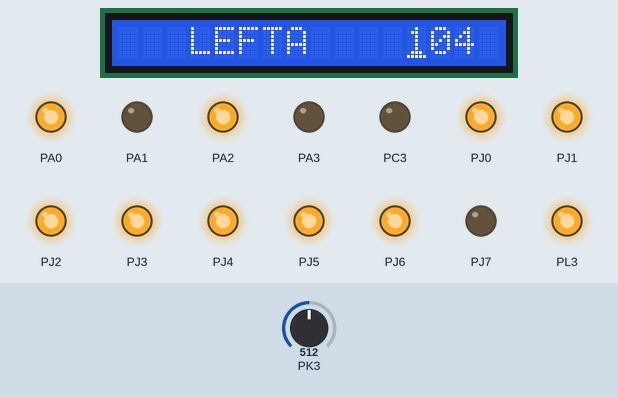
Recording of a program running on a simulated ATmega2560, built with avr-gcc and emulated at 14.7456 MHz. Shown: 16×1 character LCD, output pins drawn as LEDs (lit = HIGH). Wiring (inferred from the names in the program): character LCD (HD44780): RS PC0; R/W PC1; E PC2; data PC4, PC5, PC6, PC7. The inputs (shaded band) are chosen by the test bench; at power-on: PK3 = 512. Pins used as bus, display or sensor lines are not drawn.

Above: at 1.2 s.
1.3 s: PK3 set to 629
4.3 s: PK3 set to 652
At 5.4 s:
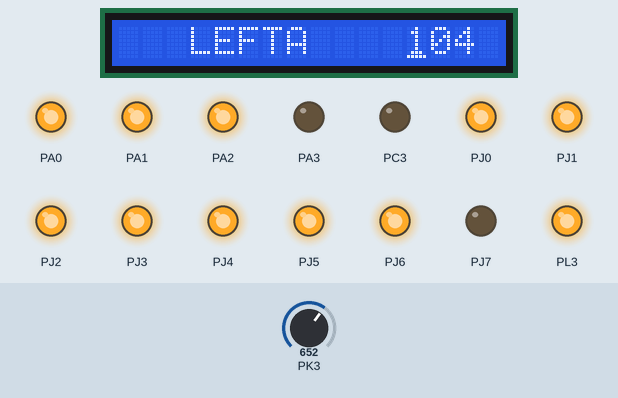
7.3 s: PK3 set to 511
10.3 s: PK3 set to 428
13.3 s: PK3 set to 406
16.3 s: PK3 set to 511
Timing chart, 0 to 19.3 s (numbered marks = the images above; inputs shaded):
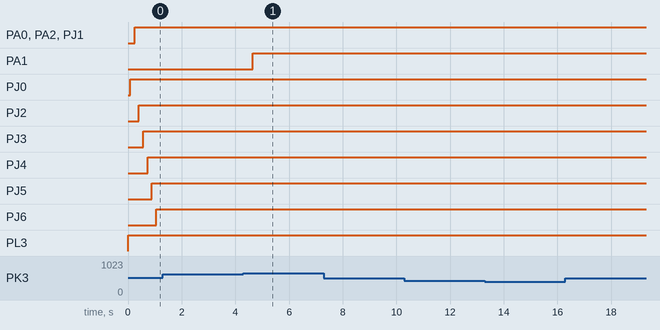

The program:

main.c
```c
#define  F_CPU 14745600
#include <avr/io.h>
#include <avr/interrupt.h>
#include <util/delay.h>
#include "lcd.h"
#include <math.h>

void buzzerBeep();
void lcdPrint(int,int,int);
int noOfOne(int);
void moveForward();
void moveBackward();
void moveLeft();
void moveRight();
void moveStop();
int measureDis();
unsigned char ADC_Conversion(unsigned char Ch);
unsigned int Sharp_GP2D12_estimation(unsigned char adc_reading);
void adc_init();

int main(void)
{
	DDRJ=0xFF;						//Define all led's as output
	PORTJ=0x00;						//Define all led's as low in the beginning
	DDRC=0x08;						//Define 3rd pin of port C as output
	PORTC=0x00;						//Define all pins as low in the beginning of port C
	DDRA |= 0x0F;					//Define Motor Pins as Output
	PORTA &= 0xF0;					//Define Motor Pins as LOW
	DDRL = DDRL | 0x18;				//Setting PL3 and PL4 pins as output for PWM generation
	PORTL = PORTL | 0x18;			//PL3 and PL4 pins are for velocity control using PWM
	////////////////////////////////////////ADC Config Begin///////////////////////////////////////////
	DDRF	= 0x00;		// All Port F pins have to be set as input
	PORTF	= 0x00;		// Write suitable value in the PORT F register to make initial values to be "0"
	DDRK	= 0x00;	// All Port K pins have to be set as input
	PORTK	= 0x00;	// Write suitable value in the PORT K register to make initial values to be "0"
	////////////////////////////////////////ADC Config End/////////////////////////////////////////////
	int ledGraph=0x01;
	int one=0;
	int wordCounter=1;
	lcd_port_config();
	lcd_init();
	adc_init();
	lcd_home();

	while(1){
		while (ledGraph!=(0xFF))
		{
			PORTJ |= ledGraph;
			one++;
//			for(int i=0;i<one;i++){
//				buzzerBeep();
//				_delay_ms(2000);
//			}
			ledGraph = ledGraph << 1;
			ledGraph |= 0x01;
			int dis=measureDis();
			if(dis>=80 && dis<=130){
				moveLeft();
			}else{
				moveForward();
			}
			wordCounter++;
		}
		ledGraph=0x01;
	}
}
unsigned char ADC_Conversion(unsigned char Ch)
{
	unsigned char a;
	if(Ch>7)
	{
		ADCSRB = 0x08;
	}
	Ch = Ch & 0x07;
	ADMUX= 0x20| Ch;
	ADCSRA = ADCSRA | 0x40;		//Set start conversion bit
	while((ADCSRA&0x10)==0);	//Wait for ADC conversion to complete
	a=ADCH;
	ADCSRA = ADCSRA|0x10; //clear ADIF (ADC Interrupt Flag) by writing 1 to it
	ADCSRB = 0x00;
	return a;
}
unsigned int Sharp_GP2D12_estimation(unsigned char adc_reading)
{
	float distance;
	unsigned int distanceInt;
	distance = (int)(10.00*(2799.6*(1.00/(pow(adc_reading,1.1546)))));
	distanceInt = (int)distance;
	if(distanceInt>800)
	{
		distanceInt=800;
	}
	return distanceInt;
}
int measureDis(){
	int value = Sharp_GP2D12_estimation(ADC_Conversion(11));			//Stores Distance calsulated in a variable "value".
	lcd_numeric_value(2, 5, value, 3);  			//Prints Value Of Distanc in MM measured by Sharp Sensor.
    /*
	if(value>=100 && value<200)
	{
		lcd_string(1, 1, "Obstacle is Near:");
		lcd_string(2, 1, ":   ");
	}
	if(value>=200 && value<500)
	{
		lcd_string(1, 1, "Obstacle is Far: ");
		lcd_string(2, 1, "    ");
	}
	if(value>=500 && value<800)
	{
		lcd_string(1, 1, "Obstacle is Very ");
		lcd_string(2, 1, "Far:");
	}
	*/
	return value;
}
void adc_init()
{
	ADCSRA = 0x00;		// Write suitable value in this register to disable ADC during initialization.
	ADCSRB = 0x00;		// Write suitable value in this register for initialization.
	ADMUX  = 0x20;		// Write appropriate value in the ADMUX register to select external Reference voltage (connected to AREF pin)
						// and left adjustment result (LAR) active.
	ACSR   = 0x80;		// Disable the analog comparator (optional)
	ADCSRA = 0x86;		// Write suitable value to this register to enable ADC and to select the required pre-scalar.
}
void moveForward(){
	lcdPrint(1,4,1);
	PORTA |= 0x06;
}
void moveStop(){
	lcdPrint(1,4,5);
	PORTA &= 0x00;
}
void moveBackward(){
	lcdPrint(1,4,2);
	PORTA |= 0x09;
}
void moveLeft(){
	lcdPrint(1,4,3);
	PORTA |= 0x05;
}
void moveRight(){
	lcdPrint(1,4,4);
	PORTA |= 0x0A;
}
void buzzerBeep(){
	PORTC |= (0x08);
	_delay_ms(1000);
	PORTC &= (0x00);
	_delay_ms(1000);
}

void lcdPrint(int row,int coloumn,int direction){
	char forward[10]="FORWARD ";
	char backward[10]="BACKWARD ";
	char left[10]="LEFT ";
	char right[10]="RIGHT ";
	char nothing[10]="STOP ";
	char *ptr;
	switch(direction)
	{
		case 1:
		ptr=forward;
		break;
		case 2:
		ptr=backward;
		break;
		case 3:
		ptr=left;
		break;
		case 4:
		ptr=right;
		break;
		default :
		ptr=nothing;
		break;
	}
	while(*ptr!=' '){
		lcd_wr_char(row,coloumn,*ptr);
		coloumn++;
		ptr++;
	}
}
```

lcd.c
```c
/*
 * lcd.c
 * Created: 10/07/2018 10:47:03
 * Author: e-Yantra Team
 */
#define F_CPU 14745600
#include <avr/io.h>
#include <util/delay.h>

#define RS 0
#define RW 1
#define EN 2
#define lcd_port PORTC
#define sbit(reg,bit)	reg |= (1<<bit)			// Macro defined for Setting a bit of any register
#define cbit(reg,bit)	reg &= ~(1<<bit)		// Macro defined for Clearing a bit of any register

unsigned int temp;
unsigned int unit;
unsigned int tens;
unsigned int hundred;
unsigned int thousand;
unsigned int million;


/*
 * Function Name: lcd_port_config
 * Input: None
 * Output: None
 * Logic: This function configures the LCD port pins as output and sets them to 0 initially
 * Example Call: lcd_port_config();
 */
void lcd_port_config(void)
{
	DDRC = DDRC | 0xF7;		// all LCD pins direction set as output
	PORTC = PORTC & 0x08;	// all LCD pins set to logic 0 except PC.3 (Buzzer pin)
}

/*
 * Function Name: lcd_set_4bit
 * Input: None
 * Output: None
 * Logic: This function configures the LCD to work in 4 bit mode instead of 8 bit mode
 *		  to reduce the number of data lines required to be used
 * Example Call: lcd_set_4bit();
 */
void lcd_set_4bit (void)
{
	_delay_ms(1);
	cbit(lcd_port,RS);				// RS=0 --- Command Input
	cbit(lcd_port,RW);				// RW=0 --- Writing to LCD
	lcd_port = 0x30;				// Sending 3
	sbit(lcd_port,EN);				// Set Enable Pin
	_delay_ms(5);					// Delay
	cbit(lcd_port,EN);				// Clear Enable Pin

	_delay_ms(1);
	cbit(lcd_port,RS);				// RS=0 --- Command Input
	cbit(lcd_port,RW);				// RW=0 --- Writing to LCD
	lcd_port = 0x30;				// Sending 3
	sbit(lcd_port,EN);				// Set Enable Pin
	_delay_ms(5);					// Delay
	cbit(lcd_port,EN);				// Clear Enable Pin

	_delay_ms(1);
	cbit(lcd_port,RS);				// RS=0 --- Command Input
	cbit(lcd_port,RW);				// RW=0 --- Writing to LCD
	lcd_port = 0x30;				// Sending 3
	sbit(lcd_port,EN);				// Set Enable Pin
	_delay_ms(5);					// Delay
	cbit(lcd_port,EN);				// Clear Enable Pin

	_delay_ms(1);
	cbit(lcd_port,RS);				// RS=0 --- Command Input
	cbit(lcd_port,RW);				// RW=0 --- Writing to LCD
	lcd_port = 0x20;				// Sending 2 to initialize LCD in 4-bit mode
	sbit(lcd_port,EN);				// Set Enable Pin
	_delay_ms(5);					// Delay
	cbit(lcd_port,EN);				// Clear Enable Pin
}

/*
 * Function Name: lcd_wr_command
 * Input: cmd => hex value of the command to be given to LCD
 * Output: None
 * Logic: This function gives specific command values to the LCD to perform necessary functions
 * Example Call: lcd_wr_command(0x80); => to bring cursor at home position
 */
void lcd_wr_command (unsigned char cmd)
{
	unsigned char temp;
	temp = cmd;
	temp = temp & 0xF0;
	lcd_port &= 0x0F;
	lcd_port |= temp;
	cbit(lcd_port,RS);
	cbit(lcd_port,RW);
	sbit(lcd_port,EN);
	_delay_ms(5);
	cbit(lcd_port,EN);

	cmd = cmd & 0x0F;
	cmd = cmd<<4;
	lcd_port &= 0x0F;
	lcd_port |= cmd;
	cbit(lcd_port,RS);
	cbit(lcd_port,RW);
	sbit(lcd_port,EN);
	_delay_ms(5);
	cbit(lcd_port,EN);
}

/*
 * Function Name: lcd_init
 * Input: None
 * Output: None
 * Logic: This function initializes the LCD
 * Example Call: lcd_init();
 */
void lcd_init (void)
{
	lcd_set_4bit();
	_delay_ms(1);
	lcd_wr_command(0x28);		// LCD 4-bit mode and 2 lines
	lcd_wr_command(0x01);       // Clear display screen
	lcd_wr_command(0x06);       // Entry mode
	lcd_wr_command(0x0E);       // Display On and Cursor On
	lcd_wr_command(0x80);       // LCD cursor set to Home position
}

/*
 * Function Name: lcd_home
 * Input: None
 * Output: This function sets the cursor's to home i.e. 1st row, 1st column
 * Logic: Passes 0x80 command to LCD using lcd_wr_command
 * Example Call: lcd_home();
 */
void lcd_home (void)
{
	lcd_wr_command(0x80);		// LCD cursor set to Home position
}

/*
 * Function Name: lcd_cursor
 * Input: row, column => where you want the cursor to be positioned on LCD
 * Output: This function sets the cursor to the specified position
 * Logic: Position the LCD cursor at position (row, column) by passing
 *        the required commands to the lcd_wr_command function
 * col >     1 2 3 4 5 6 7 8 9 10 11 12 13 14 15 16
 *         1 . . . . . . . . .  .  .  .  .  .  .  .
 *         2 . . . . . . . . .  .  .  .  .  .  .  .
 *         ^
 *        row
 *
 * Example Call: lcd_cursor(2, 3);
 */
void lcd_cursor (char row, char column)
{
	switch (row)
	{
		case 1: lcd_wr_command (0x80 + column - 1); break;
		case 2: lcd_wr_command (0xC0 + column - 1); break;
		case 3: lcd_wr_command (0x94 + column - 1); break;
		case 4: lcd_wr_command (0xD4 + column - 1); break;
		default: break;
	}
}


/*
 * Function Name: lcd_clear
 * Input: None
 * Output: LCD is cleared
 * Logic: This function clears LCD by giving specific command as input to lcd_wr_command() function
 * Example Call: lcd_clear();
 */
void lcd_clear (void)
{
	lcd_wr_command(0x01);
}

/*
 * Function Name: lcd_wr_char
 * Input: row, column => where you want the cursor to be positioned on LCD
 *        alpha_num_char => alpha-numeric type data to be printed on the LCD at the specified (row, column) position
 * Output: None
 * Logic: This function prints an alpha-numeric character at specified (row, column) position on LCD
 * Example Call: lcd_wr_char(1, 4, 'A') => to write character 'A' to the LCD
 */
void lcd_wr_char(char row, char column, char alpha_num_char)
{
	lcd_cursor (row, column);

	char temp;
	temp = alpha_num_char;
	temp = (temp & 0xF0);
	lcd_port &= 0x0F;
	lcd_port |= temp;
	sbit(lcd_port,RS);
	cbit(lcd_port,RW);
	sbit(lcd_port,EN);
	_delay_ms(5);
	cbit(lcd_port,EN);

	alpha_num_char = alpha_num_char & 0x0F;
	alpha_num_char = alpha_num_char << 4;
	lcd_port &= 0x0F;
	lcd_port |= alpha_num_char;
	sbit(lcd_port,RS);
	cbit(lcd_port,RW);
	sbit(lcd_port,EN);
	_delay_ms(5);
	cbit(lcd_port,EN);
}

/*
 * Function Name: lcd_string
 * Input: row, column => where you want the cursor to be positioned on LCD
 *        *str => pointer of the char data type which points to the address of first character of the string
 * Output: This function prints the given string on the LCD at the specified (row, column) position
 * Logic: Positions the cursor and prints each character on LCD in a while loop until EOF is reached
 * Example Call: lcd_string(1, 1, "Hello !");
 */
void lcd_string(char row, char column, char *str)
{
	while(*str != '\0')
	{
		lcd_wr_char(row, column, *str);
		str++;
		column+=1;
	}
}

/* Function Name: lcd_numeric_value
 * Input: row, column => where you want the cursor to be positioned on LCD
 *        value => any integer value or value in a variable as integer
 *        digits => number of digits of value to display
 * Output: This function prints any integer value or value in a variable as integer
  *        on the specified location and up to the specified number of digits on LCD
 * Example Call: lcd_numeric_value(1, 1, -20, 2);
 */
void lcd_numeric_value(char row, char column, int val, int digits)
{
	lcd_cursor(row, column);

	if (val < 0)
	{
		val = 0 - val;
		lcd_string(row, column, "-");
		column+=1;
	}

	unsigned char flag = 0;

	if(row == 0 || column == 0)
	{
		lcd_home();
	}

	else
	{
		lcd_cursor(row, column);
	}

	if(digits == 5 || flag == 1)
	{
		million = val/10000+48;
		lcd_wr_char(row ,column, million);
		column+=1;
		flag = 1;
	}

	if(digits == 4 || flag == 1)
	{
		temp = val/1000;
		thousand = temp%10 + 48;
		lcd_wr_char(row, column, thousand);
		column+=1;
		flag = 1;
	}

	if(digits == 3 || flag == 1)
	{
		temp = val/100;
		hundred = temp%10 + 48;
		lcd_wr_char(row, column, hundred);
		column+=1;
		flag = 1;
	}

	if(digits == 2 || flag == 1)
	{
		temp = val/10;
		tens = temp%10 + 48;
		lcd_wr_char(row, column, tens);
		column+=1;
		flag = 1;
	}

	if(digits == 1 || flag == 1)
	{
		unit = val%10 + 48;
		lcd_wr_char(row, column, unit);
		column+=1;
	}

	if(digits > 5)
	{
		lcd_wr_char(row, column, 'E');
		column+=1;
	}
}
```

lcd.h
```c
/* lcd.h
 * Created: 10/07/2018 10:47:03
 * Author: e-Yantra Team
 */

#ifndef LCD_H_
#define LCD_H_

// This function configures LCD pins as output
void lcd_port_config(void);

// This function configures the LCD to work in 4 bit mode instead of 8 bit mode
// to reduce the number of data lines required to be used
void lcd_set_4bit (void);

// This function gives specific command values to the LCD to perform necessary functions
void lcd_wr_command (unsigned char cmd);

// This function initializes the LCD
void lcd_init(void);

// This function sets the cursor's to home i.e. 1st row, 1st column
void lcd_home(void);

// This function sets the cursor to the specified position
void lcd_cursor(char row, char column);

// This function clears LCD by giving specific command as input to lcd_wr_command() function
void lcd_clear(void);

// This function prints an alpha-numeric character at specified (row, column) position on LCD
void lcd_wr_char(char row, char coloumn, char alpha_num_char);

// This function prints the given string on the LCD at the specified (row, column) position
void lcd_string(char row, char column, char* str);

// This function prints any integer value or value in a variable as integer
// on the specified location and up to the specified number of digits on LCD
void lcd_numeric_value(char row, char coloumn, int val, int digits);

#endif /* LCD_H_ */ 
```

Measured:
- the behaviour switches between 639 and 640 on PK3 (found by bisection; images 0 and 1)
- after the input at 1.3 s, every drawn part: stays the same
- after the input at 4.3 s, PA1: LOW → HIGH after 0.34 s
- after the input at 7.3 s, every drawn part: stays the same
- after the input at 10.3 s, every drawn part: stays the same
- after the input at 13.3 s, every drawn part: stays the same
- after the input at 16.3 s, every drawn part: stays the same
